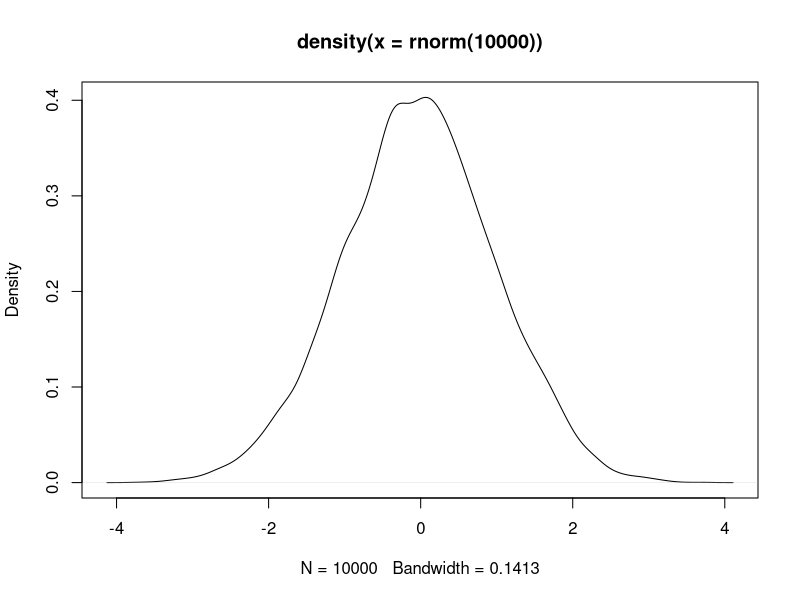

The R script that drew this image:
## ---- chunk 1

plot(density(rnorm(10000)))
## ---- chunk 2
22/7
## ---- chunk 3
2+2+4+6/3
